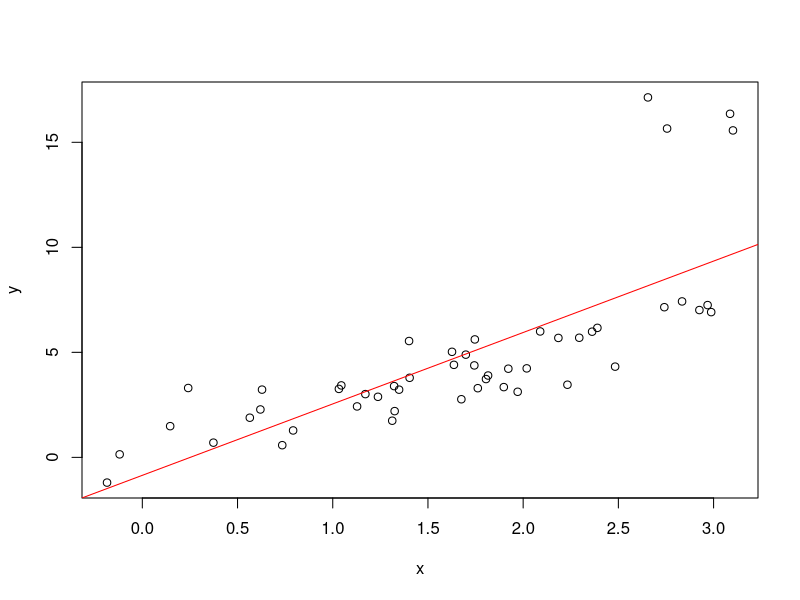

The R script that drew this image: (Note: this script raises an error after producing the figure.)
library(robustbase)
library(MASS)

#Exemplo Simples
set.seed(10)
n <- 50; p <- 2
beta <- c(0.6, 2)
x <- rnorm(n = n, sd = 1, mean = 2)

size = 10

y <- beta[1] + beta[2]*x + rnorm(n, sd = 1) #Desvio padrado de y = 1                     

n_outliers <- 4
y[11] <- size + y[11]
y[12] <- size + y[12]
y[41] <- size + y[41]
y[50] <- size + y[50]

MQO <- lm(y ~ 1 + x)

#Detecção de Outlier e pontos influentes

data_res <- data.frame(res =  residuals(MQO), r_std = rstandard(MQO), r_std_d = rstudent(MQO), h = hatvalues(MQO))[c(10,11,12,22,40,41,42,49,50),]
xtable::xtable(data_res, digits = 3)

point_inf <- data.frame(dffits = dffits(MQO), dfbeta0 = dfbetas(MQO)[,1], 
                        dfbeta1 = dfbetas(MQO)[,2], dist_cook = cooks.distance(MQO))[c(10,11,12,22,40,41,42,49,50),]

xtable::xtable(point_inf, digits = 3)

which(cooks.distance(MQO) > qf(p = 0.5, df1 = p, df2 = n - p))
which(dffits(MQO) > 2*sqrt(p/n))
which(dfbetas(MQO)[,1] > 2/sqrt(n)) #beta0
which(dfbetas(MQO)[,2] > 2/sqrt(n)) #beta1
inf <- influence.measures(MQO, )
summ <- summary(inf)

png(filename = "plot_exemplo_simples.png", width = 700, height = 500)

plot(y ~ x)
abline(a = coef(MQO)[1], b = coef(MQO)[2], col = "#FF0000")
L1 <-lmrob.lar(y = y, x = X)
abline(a = coef(L1)[1], b = coef(L1)[2], col = "#00FF00")
M <- rlm(y = y, x = X, psi = psi.huber)
abline(a = coef(M)[1], b = coef(M)[2], col = "#0000FF")
S <- lmrob.S(x = X, y = y, control = lmrob.control(psi = "bisquare"))
abline(a = coef(S)[1], b = coef(S)[2], col = "#9900FF")
legend("topleft", legend = c("MQO", "L1", "M", "S"),  fill = c('#FF0000', "#00FF00", "#0000FF", "#9900FF"), cex = 1.5)

dev.off()

png(filename = "hist_ex_simples.png")
hist(residuals(MQO), main = "", ylab = "Frequência", xlab = "Resíduos")
dev.off()

png(filename = "res_x_fitted.png")
plot(residuals(MQO) ~ fitted.values(MQO), ylab = "Resíduos", xlab = "Valores ajustados", main = "")
dev.off()


xtable::xtable(data.frame(MQO = coef(MQO), L1 = coef(L1), M = coef(M), S = coef(S), row.names = c("$beta0$", "$beta1$")), digits = 3)
